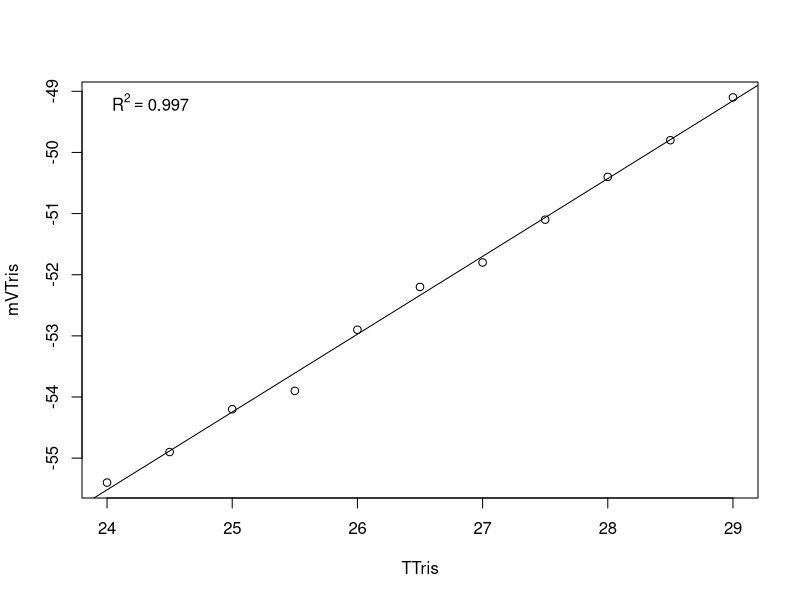

This figure's R source:
# modified for personal Lenovo PC at PT Whitney summer 2019
# last modification on 20210621 by RB
setwd("/Users/roxyr/Documents/GitHub/Lab_Management/WaterQuality/tris_cal/") #set working directory

Calib.Data <-read.table("20210621.csv", header=TRUE, sep=",", na.string="NA", as.is=TRUE) #reads in the data files
model <-lm(mVTris ~ TTris, data=Calib.Data) #runs a linear regression of mV as a function of temperature
coe <- coef(model) #extracts the coeffecients
R2<-summary(model)$r.squared
plot(mVTris ~ TTris, data=Calib.Data)
abline(lm(mVTris ~ TTris, data=Calib.Data))
legend('topleft', legend = bquote(R^2 == .(format(R2, digits = 3))), bty='n')
# make sure to export the figure

